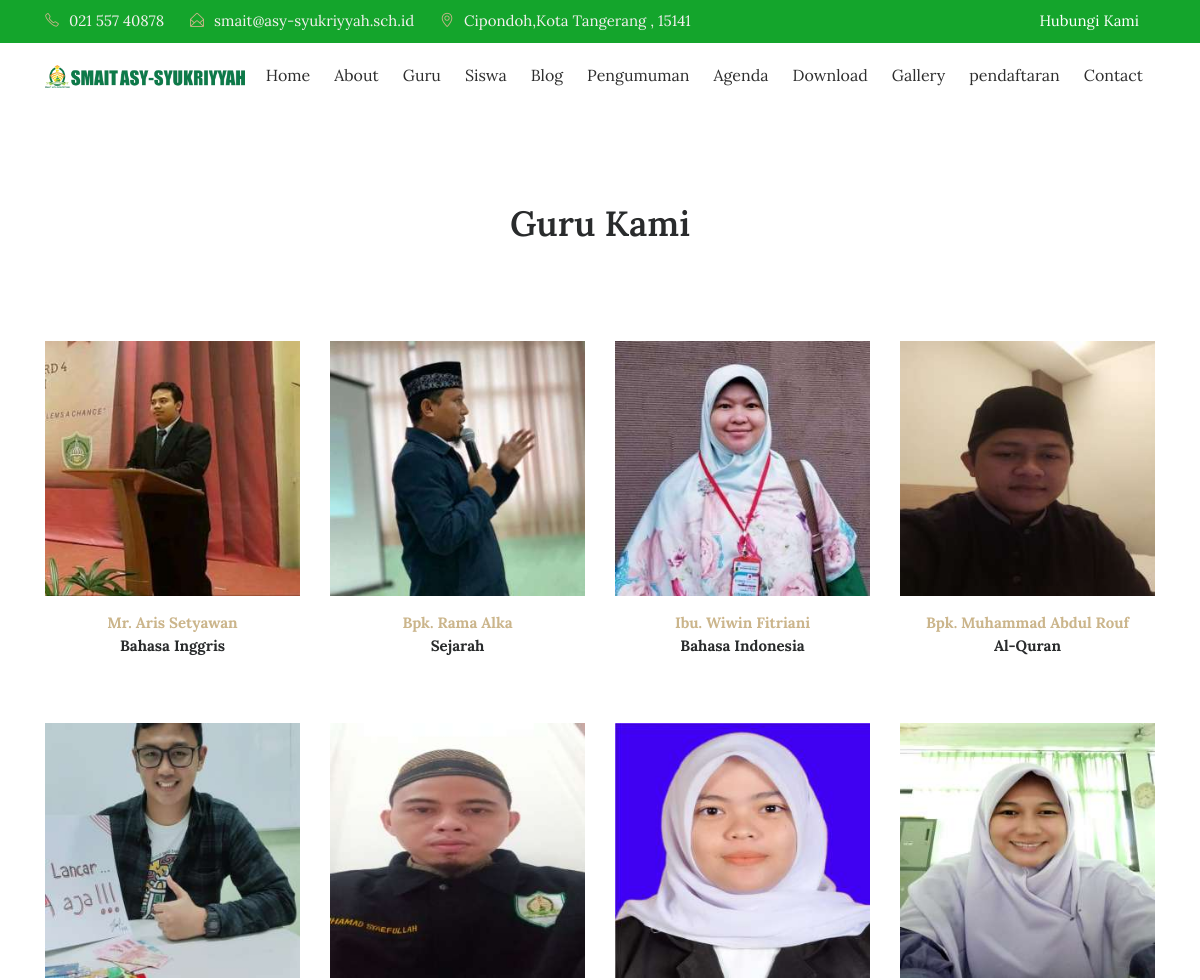
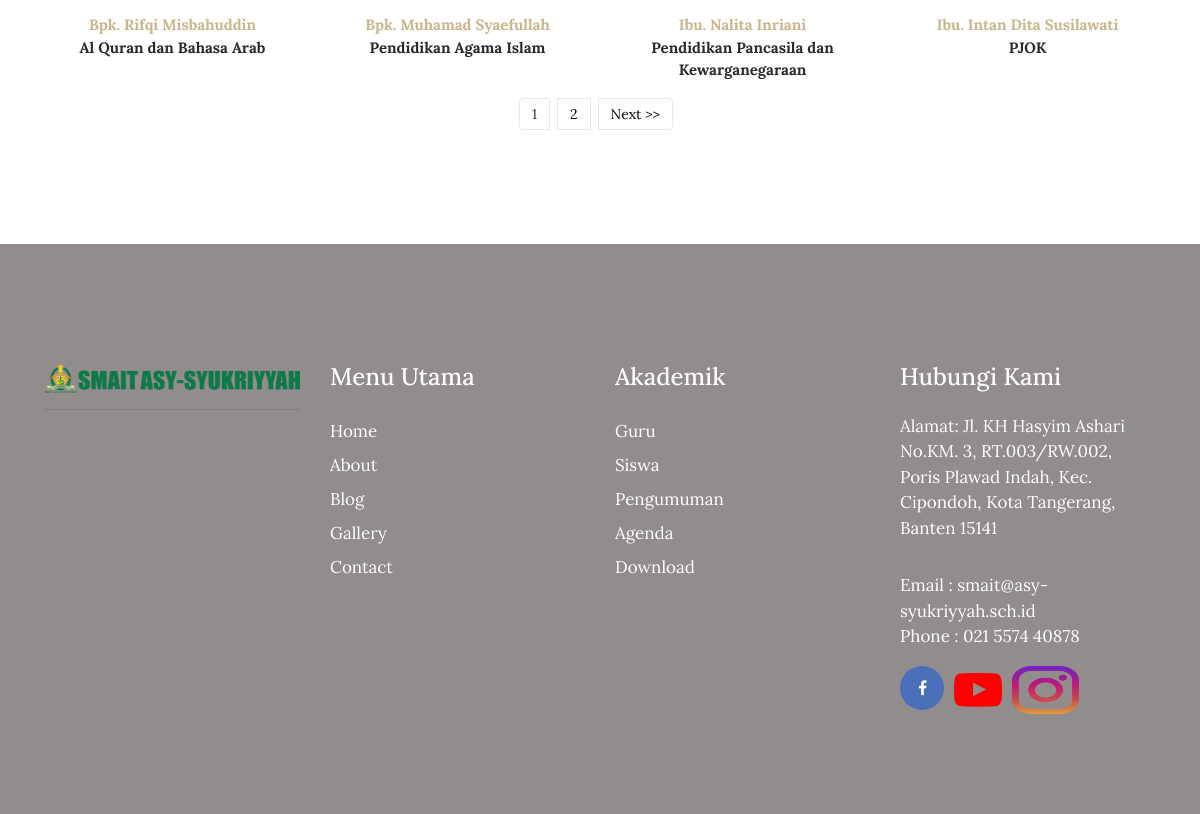
/index.php/guru, run on the app's committed database (2 pictures, top to bottom).
### tables this page shows
CREATE TABLE `tbl_guru` (
  `guru_id` int(11) NOT NULL,
  `guru_nip` varchar(30) DEFAULT NULL,
  `guru_nama` varchar(70) DEFAULT NULL,
  `guru_jenkel` varchar(2) DEFAULT NULL,
  `guru_tmp_lahir` varchar(80) DEFAULT NULL,
  `guru_tgl_lahir` varchar(80) DEFAULT NULL,
  `guru_mapel` varchar(120) DEFAULT NULL,
  `guru_photo` varchar(40) DEFAULT NULL,
  `guru_tgl_input` timestamp NULL DEFAULT CURRENT_TIMESTAMP
);

### index.php (called while the page is built, shortened)
<?php
require_once BASEPATH.'core/CodeIgniter.php';

### application/models/M_guru.php (called while the page is built, shortened)
<?php
class M_guru extends CI_Model{
	function guru_perpage($offset,$limit){
		$hsl=$this->db->query("SELECT * FROM tbl_guru limit $offset,$limit");
		return $hsl;
	}
}

### application/views/depan/v_guru.php (the view, shortened to what this page needs)
<!DOCTYPE html>
<html lang="en">
<head>
    <link rel="stylesheet" href="<?php echo base_url().'theme/css/bootstrap.min.css'?>">
    <link rel="stylesheet" href="<?php echo base_url().'theme/css/font-awesome.min.css'?>">
    <link rel="stylesheet" href="<?php echo base_url().'theme/css/simple-line-icons.css'?>">
    <link rel="stylesheet" href="<?php echo base_url().'theme/css/slick.css'?>">
    <link rel="stylesheet" href="<?php echo base_url().'theme/css/slick-theme.css'?>">
    <link rel="stylesheet" href="<?php echo base_url().'theme/css/owl.carousel.min.css'?>">
    <link href="<?php echo base_url().'theme/css/style.css'?>" rel="stylesheet">
</head>
<body>
 <div class="header-topbar">
        <div class="container">
            <div class="row">
                <div class="col-xs-6 col-sm-8 col-md-9">
                    <div class="header-top_address">
                        <div class="header-top_list">
                            <span class="icon-phone"></span>021 557 40878
                        </div>
                        <div class="header-top_list">
                            <span class="icon-envelope-open"></span>smait@asy-syukriyyah.sch.id
                        </div>
                        <div class="header-top_list">
                            <span class="icon-location-pin"></span>Cipondoh,Kota Tangerang , 15141
                        </div>
                    </div>
                </div>
                <div class="col-xs-6 col-sm-4 col-md-3">
                    <div class="header-top_login mr-sm-3">
                        <a href="<?php echo site_url('contact');?>">Hubungi Kami</a>
                    </div>
                </div>
            </div>
        </div>
    </div>
      <div data-toggle="affix">
        <div class="container nav-menu2">
            <div class="row">
                <div class="col-md-12">
                    <nav class="navbar navbar2 navbar-toggleable-md navbar-light bg-faded">
                        <a href="<?php echo site_url('');?>" class="navbar-brand nav-brand2"><img class="img img-responsive" width="200px;" src="<?php echo base_url().'theme/images/logo1.png'?>"></a>
                        <div class="collapse navbar-collapse justify-content-end" id="navbarNavDropdown">
                            <ul class="navbar-nav">
                                <li class="nav-item">
                                    <a class="nav-link" href="<?php echo site_url('');?>">Home</a>
                                </li>
                                <li class="nav-item">
                                    <a class="nav-link" href="<?php echo site_url('about');?>">About</a>
                                </li>
                                <li class="nav-item">
                                    <a class="nav-link" href="<?php echo site_url('guru');?>">Guru</a>
                                </li>
                                <li class="nav-item">
                                    <a class="nav-link" href="<?php echo site_url('siswa');?>">Siswa</a>
                                </li>
                                <li class="nav-item">
                                    <a class="nav-link" href="<?php echo site_url('blog');?>">Blog</a>
                                </li>
                                <li class="nav-item">
                                    <a class="nav-link" href="<?php echo site_url('pengumuman');?>">Pengumuman</a>
                                </li>
                                <li class="nav-item">
                                    <a class="nav-link" href="<?php echo site_url('agenda');?>">Agenda</a>
                                </li>
                                <li class="nav-item">
                                    <a class="nav-link" href="<?php echo site_url('download');?>">Download</a>
                                </li>
                                <li class="nav-item">
                                    <a class="nav-link" href="<?php echo site_url('galeri');?>">Gallery</a>
                                </li>
                                <li class="nav-item">
                                  <a class="nav-link" href="http://ppdb.asy-syukriyyah.sch.id/">pendaftaran</a>
                                </li>
                                <li class="nav-item">
                                  <a class="nav-link" href="<?php echo site_url('contact');?>">Contact</a>
                                </li>
                             </ul>
                        </div>
                    </nav>
                </div>
            </div>
        </div>
      </div>
    <section class="our-teachers">
        <div class="container">
            <div class="row">
                <div class="col-md-12">
                    <h2 class="mb-5">Guru Kami</h2>
                </div>
            </div>
            <div class="row">
                <?php foreach ($data->result() as $row) : ?>
                    <div class="col-xs-12 col-sm-6 col-md-3">
                        <div class="admission_insruction">
                          <?php if(empty($row->guru_photo)):?>
                            <img src="<?php echo base_url().'assets/images/blank.png';?>" class="img-fluid" alt="#">
                          <?php else:?>
                            <img src="<?php echo base_url().'assets/images/'.$row->guru_photo;?>" class="img-fluid" alt="#">
                          <?php endif;?>
                            <p class="text-center mt-3"><span><?php echo $row->guru_nama;?></span>
                                <br>
                                <?php echo $row->guru_mapel;?></p>
                        </div>
                    </div>
                <?php endforeach;?>
              </div>
            <nav><?php echo $page;?></nav>
        </div>
    </section>
<?php include 'footer.php';
?>
</body>
</html>

### data on the page
tbl_guru: guru_photo (picture), guru_nama "Mr. Aris Setyawan", guru_mapel "Bahasa Inggris"
tbl_guru: guru_photo (picture), guru_nama "Bpk. Rama Alka", guru_mapel "Sejarah"
tbl_guru: guru_photo (picture), guru_nama "Ibu. Wiwin Fitriani", guru_mapel "Bahasa Indonesia"
tbl_guru: guru_photo (picture), guru_nama "Bpk. Muhammad Abdul Rouf", guru_mapel "Al-Quran"
tbl_guru: guru_photo (picture), guru_nama "Bpk. Rifqi Misbahuddin", guru_mapel "Al Quran dan Bahasa Arab"
tbl_guru: guru_photo (picture), guru_nama "Bpk. Muhamad Syaefullah", guru_mapel "Pendidikan Agama Islam"
tbl_guru: guru_photo (picture), guru_nama "Ibu. Nalita Inriani", guru_mapel "Pendidikan Pancasila dan Kewarganegaraan"
tbl_guru: guru_photo (picture), guru_nama "Ibu. Intan Dita Susilawati", guru_mapel "PJOK"

### other printed values
$page "1 2 Next >>"
